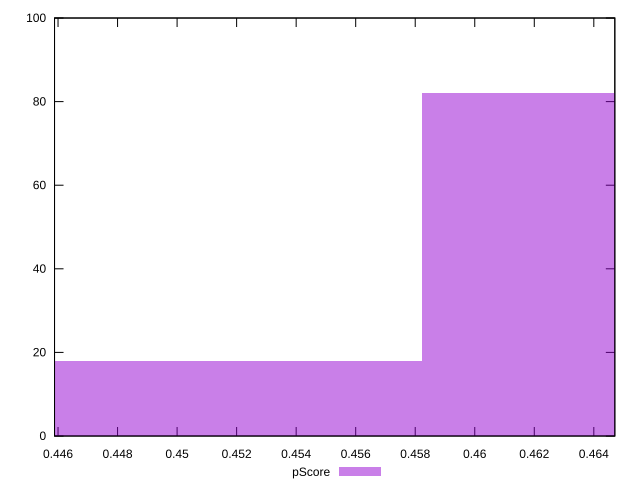

Write gnuplot code to recreate this figure.
reset

$pScore <<EOF
0.4504643238538957 18
0.46599757640058176 82
EOF

set key outside below
set boxwidth 0.015533252546686058
set xrange [0.44588235294117645:0.4647058823529412]
set yrange [0:100]
set trange [0:100]
set style fill transparent solid 0.5 noborder
set terminal svg size 640, 490 enhanced background rgb 'white'
set output "report_00019_2021-02-10T18-14-37.922Z//unused-javascript/samples/pages+cached+noadtech+nomedia+nocss/pScore/histogram.svg"

plot $pScore title "pScore" with boxes

reset
